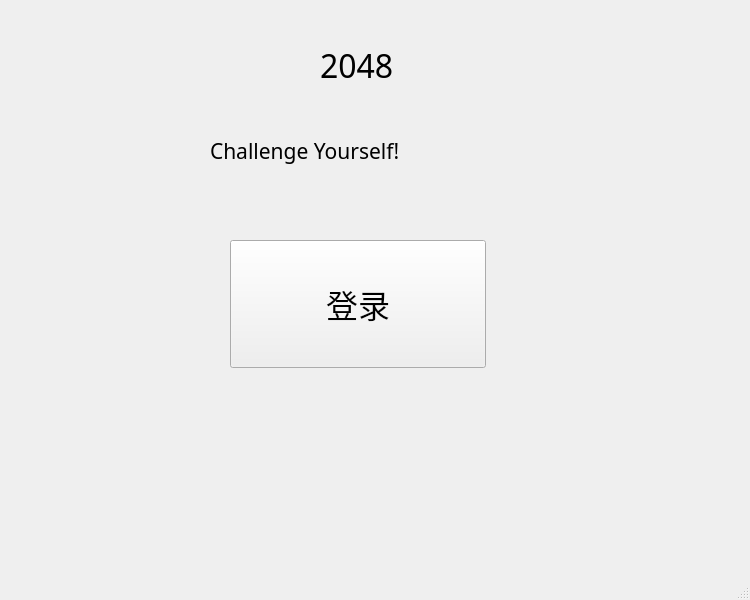
<?xml version="1.0" encoding="UTF-8"?>
<ui version="4.0">
 <class>MainWindow</class>
 <widget class="QMainWindow" name="MainWindow">
  <property name="geometry">
   <rect>
    <x>0</x>
    <y>0</y>
    <width>750</width>
    <height>600</height>
   </rect>
  </property>
  <property name="windowTitle">
   <string>MainWindow</string>
  </property>
  <widget class="QWidget" name="centralwidget">
   <widget class="QPushButton" name="login_pushButton">
    <property name="geometry">
     <rect>
      <x>230</x>
      <y>240</y>
      <width>256</width>
      <height>128</height>
     </rect>
    </property>
    <property name="minimumSize">
     <size>
      <width>256</width>
      <height>128</height>
     </size>
    </property>
    <property name="maximumSize">
     <size>
      <width>256</width>
      <height>128</height>
     </size>
    </property>
    <property name="font">
     <font>
      <family>宋体</family>
      <pointsize>24</pointsize>
     </font>
    </property>
    <property name="text">
     <string>登录</string>
    </property>
   </widget>
   <widget class="QLabel" name="label">
    <property name="geometry">
     <rect>
      <x>320</x>
      <y>30</y>
      <width>131</width>
      <height>71</height>
     </rect>
    </property>
    <property name="font">
     <font>
      <family>宋体</family>
      <pointsize>24</pointsize>
     </font>
    </property>
    <property name="text">
     <string>2048</string>
    </property>
   </widget>
   <widget class="QLabel" name="label_2">
    <property name="geometry">
     <rect>
      <x>210</x>
      <y>90</y>
      <width>341</width>
      <height>121</height>
     </rect>
    </property>
    <property name="font">
     <font>
      <family>宋体</family>
      <pointsize>16</pointsize>
     </font>
    </property>
    <property name="text">
     <string>Challenge Yourself!</string>
    </property>
   </widget>
  </widget>
  <widget class="QStatusBar" name="statusbar"/>
 </widget>
 <resources/>
 <connections/>
</ui>
